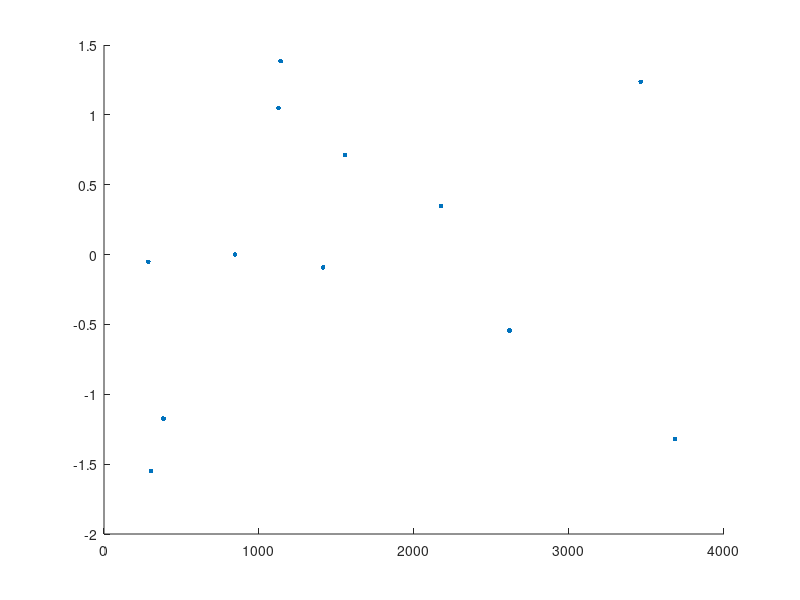

Here is the MATLAB script that generated this plot: (Note: this script raises an error after producing the figure.)
%Alexandros Fotiadis AEM:10392
clc;
clf;
clear;
close all;

%Loading the data
hospital_data=load("hospital.txt");
data=hospital_data;
var_names=char('ManHours','Cases','Eligible','OpRooms');
Y=data(:,1); %assigning the data to variables
X=data(:,2:end);
n=length(Y);
k=size(X,2);
alpha=0.05;
zc=norminv(1-alpha/2);

x=[ones(n,1) X]; %testing the full model using all the variables
[b,bint]=regress(Y,x);
y=x*b;
e=Y-y;
se=std(e);
e_star=e/se;
muY=mean(Y);
R2=1-(sum(e.^2))/(sum((Y-muY).^2));
adjR2=1-((n-1)/(n-(k+1)))*(sum(e.^2))/(sum((Y-muY).^2));

fprintf("Full model using all 3 variables\n");
fprintf("Coefficients\n\tb0=%.5f, b0int=[%.5f %.5f]\n",b(1),bint(1,1),bint(1,2));
for i=2:length(b)
    fprintf("\t%s: b%d=%.5f, b%dint=[%.5f %.5f]\n", ...
        var_names(i,:),i-1,b(i),i-1,bint(i,1),bint(i,2));
end

fprintf("Residual std: %.5f\n",se);
fprintf("R^2=%.5f\nadjR^2=%.5f",R2,adjR2); %displaying the results

figure(); %diagnostic plot for the full model
scatter(Y,e_star,12,"blue","filled");
hold on;
yline(zc,"r-.");
yline(-zc,"r-.");
xlabel("Man hours");
ylabel("Standardized adjustment error");
title("Diagnostic plot for full model");
hold off;

%stepwise regression model
[bs,sebs,~,finalmodel,stats]=stepwisefit(X,Y);
bs=[stats.intercept;bs];
model_vars=find(finalmodel==1); %finding with the use of logical array which variables are used

y=x*(bs.*transpose([1 finalmodel])); %expected values

e=Y-y;
k1=sum(finalmodel); %extra degrees of freedom that will be subtracted
se=std(e);
e_star=e/se;
R2=1-(sum(e.^2))/(sum((Y-muY).^2));
adjR2=1-((n-1)/(n-(k1+1)))*(sum(e.^2))/(sum((Y-muY).^2));
tc=tinv(1-alpha/2,n-(k1+1));
%Displaying the results
fprintf("Model using stepwise regression\n");
fprintf("Coefficients\n\tb0=%.5f\n",bs(1));
for i=1:k1
    fprintf("\t%s: b%d=%.5f, b%dint=[%.5f %.5f]\n", ...
        var_names(model_vars(i)+1,:),model_vars(i),bs(i),model_vars(i), ...
        bs(model_vars(i))-tc*sebs(model_vars(i)),bs(model_vars(i))+tc*sebs(model_vars(i)));
end

%Diagnostic plot for the stepwise regression model
figure()
scatter(Y,e_star,12,"blue","filled");
hold on;
yline(zc,"r-.");
yline(-zc,"r-.");
xlabel("Man hours");
ylabel("Standardized adjustment error");
title("Diagnostic plot for stepwise regression model");
hold off;

for i=1:k
    vars=setdiff(1:k,i);
    x=[ones(n,1) X(:,vars)];
    [b,bint]=regress(X(:,i),x);
    y=x*b;
    e=X(:,i)-y;
    se=std(e);
    e_star=e/se;
    mu_Xi=mean(X(:,i));
    R2=1-(sum(e.^2))/(sum((X(:,i)-mu_Xi).^2));
    adjR2=1-((n-1)/(n-(k+1)))*(sum(e.^2))/(sum((X(:,i)-mu_Xi).^2));

    fprintf("\nRegression model of %s\n",var_names(i+1,:));
    fprintf("Residual std: %.5f\n",se);
    fprintf("R^2=%.5f \nadjR^2=%.5f",R2,adjR2);
end
figure();
plotmatrix(X);